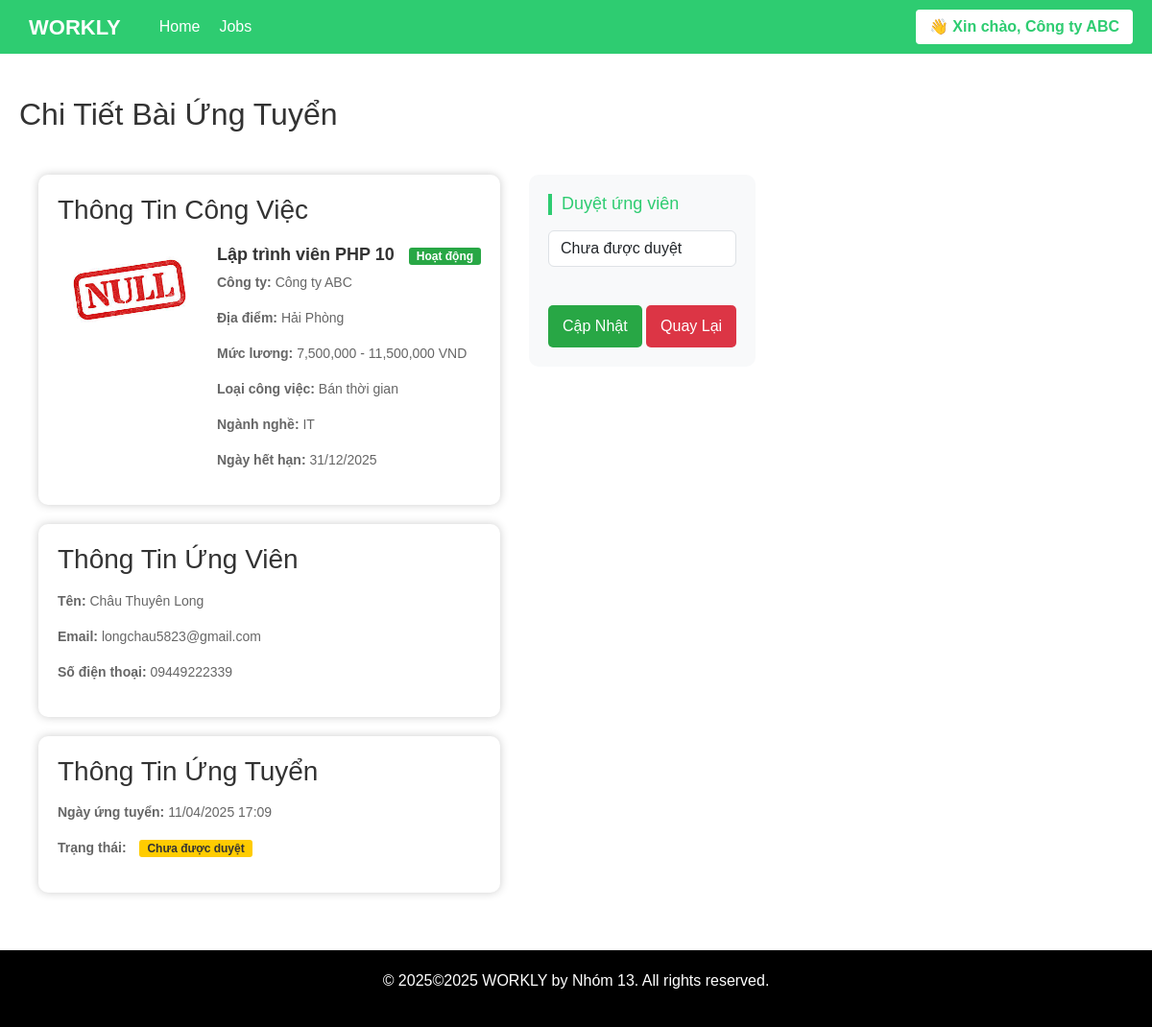
The page /application_detail.php?id=3 (signed in) on the database its author committed.
### tables this page shows
CREATE TABLE IF NOT EXISTS `employers` (
  `id` int(11) NOT NULL AUTO_INCREMENT,
  `user_id` int(11) NOT NULL,
  `company_name` varchar(255) NOT NULL,
  `website` varchar(255) DEFAULT NULL,
  `description` text DEFAULT NULL,
  `company_logo` varchar(255) NOT NULL DEFAULT 'assets/images/default-null.png',
  PRIMARY KEY (`id`),
  KEY `user_id` (`user_id`)
);

CREATE TABLE IF NOT EXISTS `applications` (
  `id` int(11) NOT NULL AUTO_INCREMENT,
  `candidate_id` int(11) NOT NULL,
  `job_post_id` int(11) NOT NULL,
  `applied_at` timestamp NOT NULL DEFAULT current_timestamp(),
  `status` enum('not_approved','approved','rejected') DEFAULT 'not_approved',
  PRIMARY KEY (`id`),
  KEY `candidate_id` (`candidate_id`),
  KEY `job_post_id` (`job_post_id`)
);

CREATE TABLE IF NOT EXISTS `job_posts` (
  `id` int(11) NOT NULL AUTO_INCREMENT,
  `employer_id` int(11) NOT NULL,
  `title` varchar(255) NOT NULL,
  `description` text NOT NULL,
  `location` varchar(100) DEFAULT NULL,
  `salary_min` int(11) DEFAULT NULL,
  `salary_max` int(11) DEFAULT NULL,
  `job_type` enum('full-time','part-time') NOT NULL,
  `industry` varchar(100) DEFAULT NULL,
  `keywords` text DEFAULT NULL,
  `status` enum('active','inactive') DEFAULT 'active',
  `expires_at` date DEFAULT NULL,
  `created_at` timestamp NOT NULL DEFAULT current_timestamp(),
  `requirements` text DEFAULT NULL,
  `benefits` text DEFAULT NULL,
  `updated_at` timestamp NULL DEFAULT NULL ON UPDATE current_timestamp(),
  PRIMARY KEY (`id`),
  KEY `employer_id` (`employer_id`)
);

CREATE TABLE IF NOT EXISTS `candidates` (
  `id` int(11) NOT NULL AUTO_INCREMENT,
  `user_id` int(11) NOT NULL,
  `full_name` varchar(100) NOT NULL,
  `phone` varchar(20) DEFAULT NULL,
  `address` varchar(255) DEFAULT NULL,
  `cv_url` varchar(255) DEFAULT NULL,
  `avatar` varchar(255) NOT NULL DEFAULT 'assets/images/default-avatar.png',
  `industry` varchar(100) DEFAULT NULL,
  `bio` text DEFAULT NULL,
  PRIMARY KEY (`id`),
  KEY `user_id` (`user_id`)
);

CREATE TABLE IF NOT EXISTS `users` (
  `id` int(11) NOT NULL AUTO_INCREMENT,
  `username` varchar(50) NOT NULL,
  `password` varchar(255) NOT NULL,
  `email` varchar(100) NOT NULL,
  `role` enum('admin','candidate','employer') NOT NULL,
  `created_at` timestamp NOT NULL DEFAULT current_timestamp(),
  PRIMARY KEY (`id`),
  UNIQUE KEY `username` (`username`),
  UNIQUE KEY `email` (`email`)
);

### application_detail.php (the view, shortened to what this page needs)
<?php
require_once 'includes/config.php';
function getEmployerId($user_id, $conn)
{
    $stmt = $conn->prepare("SELECT id FROM employers WHERE user_id = :user_id");
    $stmt->execute([':user_id' => $user_id]);
    $result = $stmt->fetch(PDO::FETCH_ASSOC);
    return $result ? $result['id'] : null;
}
$employer_id = getEmployerId($_SESSION['user_id'], $conn);
$application_id = isset($_GET['id']) ? (int)$_GET['id'] : 0;
$stmt = $conn->prepare("
    SELECT a.id, a.candidate_id, a.job_post_id, a.applied_at, a.status,
           u.username, u.email,
           c.full_name, c.phone,
           jp.title, jp.location, jp.salary_min, jp.salary_max, jp.job_type, jp.industry, jp.expires_at, jp.status AS job_status,
           e.company_name, e.company_logo
    FROM applications a
    JOIN candidates c ON a.candidate_id = c.id
    JOIN users u ON c.user_id = u.id
    JOIN job_posts jp ON a.job_post_id = jp.id
    JOIN employers e ON jp.employer_id = e.id
    WHERE a.id = :application_id AND jp.employer_id = :employer_id
");
$stmt->execute([':application_id' => $application_id, ':employer_id' => $employer_id]);
$application = $stmt->fetch(PDO::FETCH_ASSOC);
$logo_path = $application['company_logo'] ?: 'assets/images/default-null.png';
?>
<!DOCTYPE html>
<html lang="vi">
<head>
    <link rel="stylesheet" href="https://cdn.jsdelivr.net/npm/bootstrap@5.3.3/dist/css/bootstrap.min.css">
    <link rel="stylesheet" href="../assets/css/styles.css">
</head>
<body>
    <?php include 'includes/header.php'; ?>
    <div class="container mt-4">
        <div>
            <h2 class="mb-4">Chi Tiết Bài Ứng Tuyển</h2>
            <div class="container">
                <div>
                    <div class="application-detail">
                        <h3 class="mb-3">Thông Tin Công Việc</h3>
                        <div class="d-flex gap-3">
                            <div class="job-image">
                                <img src="../<?= htmlspecialchars($logo_path) ?>" alt="Logo Công Ty" style="width: 150px; height: 100px; object-fit: contain;">
                            </div>
                            <div class="job-content flex-grow-1">
                                <div class="job-title">
                                    <?= htmlspecialchars($application['title']) ?>
                                    <span class="new-badge <?= $application['job_status'] === 'active' ? 'status-active' : 'status-inactive' ?>">
                                        <?= $application['job_status'] === 'active' ? 'Hoạt động' : 'Không hoạt động' ?>
                                    </span>
                                </div>
                                <div class="job-desc">
                                    <p><strong>Công ty:</strong> <?= htmlspecialchars($application['company_name']) ?></p>
                                    <p><strong>Địa điểm:</strong> <?= htmlspecialchars($application['location'] ?? 'N/A') ?></p>
                                    <p><strong>Mức lương:</strong>
                                        <?php
                                        if ($application['salary_min'] && $application['salary_max']) {
                                            echo number_format($application['salary_min']) . ' - ' . number_format($application['salary_max']) . ' VND';
                                        } elseif ($application['salary_min']) {
                                            echo 'Từ ' . number_format($application['salary_min']) . ' VND';
                                        } elseif ($application['salary_max']) {
                                            echo 'Đến ' . number_format($application['salary_max']) . ' VND';
                                        } else {
                                            echo 'Thỏa thuận';
                                        }
                                        ?>
                                    </p>
                                    <p><strong>Loại công việc:</strong> <?= htmlspecialchars($application['job_type'] === 'full-time' ? 'Toàn thời gian' : 'Bán thời gian') ?></p>
                                    <p><strong>Ngành nghề:</strong> <?= htmlspecialchars($application['industry'] ?? 'N/A') ?></p>
                                    <p><strong>Ngày hết hạn:</strong> <?= $application['expires_at'] ? date('d/m/Y', strtotime($application['expires_at'])) : 'N/A' ?></p>
                                </div>
                            </div>
                        </div>
                    </div>
                    <div class="application-detail">
                        <h3 class="mb-3">Thông Tin Ứng Viên</h3>
                        <div class="job-desc">
                            <p><strong>Tên:</strong> <?= htmlspecialchars($application['full_name'] ?? $application['username']) ?></p>
                            <p><strong>Email:</strong> <?= htmlspecialchars($application['email']) ?></p>
                            <p><strong>Số điện thoại:</strong> <?= htmlspecialchars($application['phone'] ?? 'N/A') ?></p>
                        </div>
                    </div>
                    <div class="application-detail">
                        <h3 class="mb-3">Thông Tin Ứng Tuyển</h3>
                        <div class="job-desc">
                            <p><strong>Ngày ứng tuyển:</strong> <?= date('d/m/Y H:i', strtotime($application['applied_at'])) ?></p>
                            <p><strong>Trạng thái:</strong>
                                <span class="new-badge status-<?= strtolower($application['status']) ?>">
                                    <?php
                                    switch ($application['status']) {
                                        case 'not_approved':
                                            echo 'Chưa được duyệt';
                                            break;
                                    }
                                    ?>
                                </span>
                            </p>
                        </div>
                    </div>
                </div>
                <div>
                    <div class="form-section">
                        <h3 class="mb-3">Duyệt ứng viên</h3>
                        <form method="POST">
                            <div class="form-group">
                                <select name="status" id="status" class="form-control" required>
                                    <option value="not_approved" <?= $application['status'] === 'not_approved' ? 'selected' : '' ?>>Chưa được duyệt</option>
                                </select>
                            </div>
                            <div class="form-actions mt-3">
                                <button type="submit" class="apply-btn">Cập Nhật</button>
                                <a href="employer/manage_applications.php" class="apply-btn" style="background-color: #dc3545;">Quay Lại</a>
                            </div>
                        </form>
                    </div>
                </div>
            </div>
        </div>
    </div>
    <?php include 'includes/footer.php'; ?>
</body>
</html>

### includes/header.php (shortened to what this page needs)
<?php
require_once __DIR__ . '/config.php';
$displayName = $_SESSION['username'] ?? 'Người dùng';
if (isset($_SESSION['user_id']) && isset($_SESSION['role'])) {
    if ($_SESSION['role'] === 'candidate') {
        $stmt = $conn->prepare("SELECT full_name FROM candidates WHERE user_id = :uid");
        $stmt->execute([':uid' => $_SESSION['user_id']]);
        $row = $stmt->fetch(PDO::FETCH_ASSOC);
        if ($row && $row['full_name']) {
            $displayName = $row['full_name'];
        }
    } elseif ($_SESSION['role'] === 'employer') {
        $stmt = $conn->prepare("SELECT company_name FROM employers WHERE user_id = :uid");
        $stmt->execute([':uid' => $_SESSION['user_id']]);
        $row = $stmt->fetch(PDO::FETCH_ASSOC);
        if ($row && $row['company_name']) {
            $displayName = $row['company_name'];
        }
    } elseif ($_SESSION['role'] === 'admin') {
        $displayName = 'Admin';
    }
}
?>
<div class="navbar">
    <div class="left-side">
        <a href="/index.php" class="logo">WORKLY</a>
        <a href="/index.php">Home</a>
        <a href="/jobs.php">Jobs</a>
    </div>
    <div class="right-side">
        <?php if (isset($_SESSION['user_id'])): ?>
            <div class="dropdown">
                <button class="dropdown-btn">
                    👋 Xin chào, <?= htmlspecialchars($displayName) ?>
                </button>
            </div>
        <?php endif; ?>
    </div>
</div>

### assets/css/styles.css (style rules this page uses)
body { font-family: Arial, sans-serif; margin: 0; padding: 0; color: #333; display: flex; flex-direction: column; min-height: 100vh; }
input[type="text"], input[type="file"], input[type="password"], input[type="email"], select, textarea { width: 100%; padding: 10px; margin: 5px 0 15px; border: 1px solid #ccc; border-radius: 5px; box-sizing: border-box; transition: border-color 0.3s ease; }
button, .update-btn, .apply-btn { padding: 10px 15px; background-color: #007bff; color: white; border: none; border-radius: 5px; cursor: pointer; transition: background 0.3s ease; }
.apply-btn { background: #28a745; font-size: 16px; margin-top: 20px; text-decoration: none; display: inline-block; }
.container { max-width: 1200px; margin: 0 auto; padding: 20px; display: flex; gap: 30px; }
.navbar { display: flex; justify-content: space-between; align-items: center; background-color: #2ecc71; padding: 10px 20px; }
.navbar .left-side, .navbar .right-side { display: flex; align-items: center; }
.navbar .logo { font-size: 22px; font-weight: bold; color: white; margin-right: 30px; text-transform: uppercase; text-decoration: none; }
.navbar a { color: white; text-decoration: none; margin: 0 10px; font-size: 16px; }
.dropdown { position: relative; display: inline-block; }
.dropdown-btn { background-color: white; color: #2ecc71; padding: 6px 14px; border: none; border-radius: 4px; cursor: pointer; font-weight: bold; }
.job-image img { width: 150px; height: 100px; object-fit: contain; border-radius: 5px; }
.job-content { flex: 1; }
.job-title { font-size: 18px; font-weight: bold; margin-bottom: 5px; }
.new-badge { background: #ffcc00; color: #333; padding: 2px 8px; border-radius: 3px; font-size: 12px; margin-left: 10px; font-weight: bold; }
.job-desc, .job-description, .job-requirements, .job-benefits, .job-meta p { color: #666; font-size: 14px; line-height: 1.5; }
.form-section { margin-bottom: 30px; padding-bottom: 20px; border-bottom: 1px solid #eee; }
.form-section:last-child { border-bottom: none; }
.form-section h3 { font-size: 18px; color: #2ecc71; margin-bottom: 20px; border-left: 4px solid #2ecc71; padding-left: 10px; }
.form-group { margin-bottom: 20px; }
.form-actions { text-align: center; margin-top: 30px; }
.status-active { background: #28a745; color: white; }

### application_detail.php (style rules this page uses)
.application-detail { background: #fff; border-radius: 10px; box-shadow: 0 0 10px #ccc; padding: 20px; margin-bottom: 20px; }
.form-section { background: #f8f9fa; padding: 20px; border-radius: 10px; }

### rows shown on the page
employers: company_name "Công ty ABC"
applications: employers.company_logo (placeholder picture), job_post.title "Lập trình viên PHP 10", employers.company_name "Công ty ABC", job_post.location "Hải Phòng", job_post.salary_min "7,500,000", job_post.salary_max "11,500,000", job_post.job_type "Bán thời gian", job_post.industry "IT", job_post.expires_at "31/12/2025", candidate.full_name "Châu Thuyên Long", users.email "longchau5823@gmail.com", candidate.phone "09449222339", applied_at "11/04/2025 17:09", status "Chưa được duyệt"
